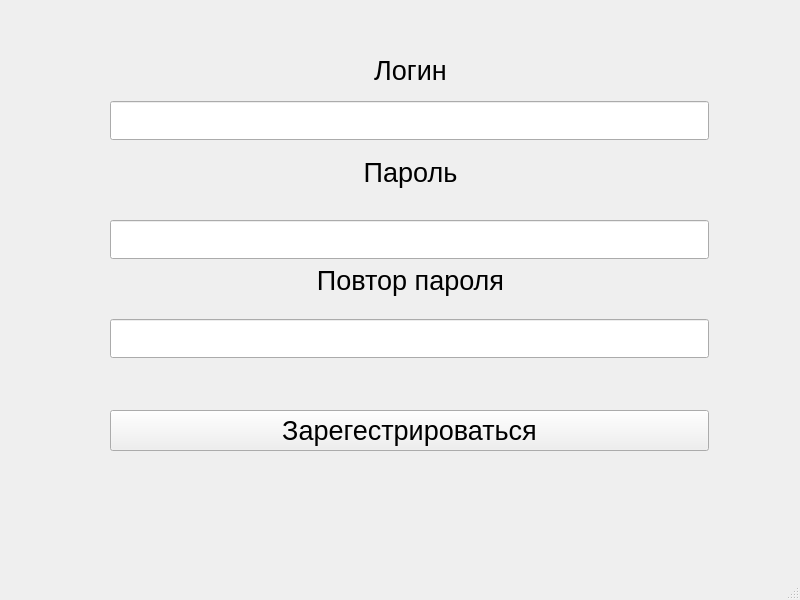
<?xml version="1.0" encoding="UTF-8"?>
<ui version="4.0">
 <class>MainWindow</class>
 <widget class="QMainWindow" name="MainWindow">
  <property name="geometry">
   <rect>
    <x>0</x>
    <y>0</y>
    <width>800</width>
    <height>600</height>
   </rect>
  </property>
  <property name="windowTitle">
   <string>MainWindow</string>
  </property>
  <widget class="QWidget" name="centralwidget">
   <widget class="QPushButton" name="btn_Reg">
    <property name="geometry">
     <rect>
      <x>110</x>
      <y>410</y>
      <width>599</width>
      <height>41</height>
     </rect>
    </property>
    <property name="font">
     <font>
      <pointsize>20</pointsize>
     </font>
    </property>
    <property name="text">
     <string>Зарегестрироваться</string>
    </property>
   </widget>
   <widget class="QLineEdit" name="lEPasswordRepitReg">
    <property name="geometry">
     <rect>
      <x>110</x>
      <y>319</y>
      <width>599</width>
      <height>39</height>
     </rect>
    </property>
    <property name="font">
     <font>
      <pointsize>20</pointsize>
     </font>
    </property>
    <property name="echoMode">
     <enum>QLineEdit::Password</enum>
    </property>
   </widget>
   <widget class="QLineEdit" name="lE_LoginReg">
    <property name="geometry">
     <rect>
      <x>110</x>
      <y>101</y>
      <width>599</width>
      <height>39</height>
     </rect>
    </property>
    <property name="font">
     <font>
      <pointsize>20</pointsize>
     </font>
    </property>
   </widget>
   <widget class="QLineEdit" name="lE_PasswordReg">
    <property name="geometry">
     <rect>
      <x>110</x>
      <y>220</y>
      <width>599</width>
      <height>39</height>
     </rect>
    </property>
    <property name="font">
     <font>
      <pointsize>20</pointsize>
     </font>
    </property>
    <property name="echoMode">
     <enum>QLineEdit::Password</enum>
    </property>
   </widget>
   <widget class="QLabel" name="lbl_PasswordReg">
    <property name="geometry">
     <rect>
      <x>110</x>
      <y>142</y>
      <width>601</width>
      <height>61</height>
     </rect>
    </property>
    <property name="font">
     <font>
      <pointsize>20</pointsize>
     </font>
    </property>
    <property name="text">
     <string>Пароль</string>
    </property>
    <property name="alignment">
     <set>Qt::AlignCenter</set>
    </property>
   </widget>
   <widget class="QLabel" name="lbl_PasswordRepitReg">
    <property name="geometry">
     <rect>
      <x>110</x>
      <y>250</y>
      <width>601</width>
      <height>61</height>
     </rect>
    </property>
    <property name="font">
     <font>
      <pointsize>20</pointsize>
     </font>
    </property>
    <property name="text">
     <string>Повтор пароля</string>
    </property>
    <property name="alignment">
     <set>Qt::AlignCenter</set>
    </property>
   </widget>
   <widget class="QLabel" name="lbl_LoginR">
    <property name="geometry">
     <rect>
      <x>110</x>
      <y>40</y>
      <width>601</width>
      <height>61</height>
     </rect>
    </property>
    <property name="font">
     <font>
      <pointsize>20</pointsize>
     </font>
    </property>
    <property name="text">
     <string>Логин</string>
    </property>
    <property name="alignment">
     <set>Qt::AlignCenter</set>
    </property>
   </widget>
  </widget>
  <widget class="QMenuBar" name="menubar">
   <property name="geometry">
    <rect>
     <x>0</x>
     <y>0</y>
     <width>800</width>
     <height>21</height>
    </rect>
   </property>
  </widget>
  <widget class="QStatusBar" name="statusbar"/>
 </widget>
 <resources/>
 <connections/>
</ui>
